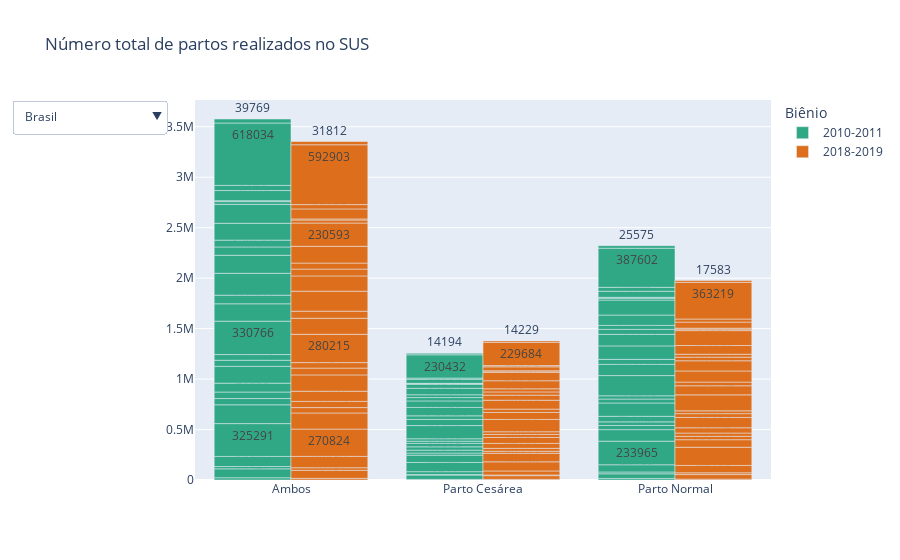

The notebook cell this image was saved under:
### Markdown cell above
### UF

### Code cell
df_uf = add_total(select_and_group(df_proc_bienio, df_locs, cols_proc, loc='nome_uf'))
fig_uf = fig_count_partos(df_uf)
fig_uf.show()

### Figure 1 — Plotly figure (JSON) as saved in the notebook; plotly's stock layout.template omitted (floating-point values rounded to 4 significant figures; data arrays with more than 128 entries replaced by an {"elided": "..."} marker saying what was removed)
{"data": [{"marker": {"color": "#31A885"}, "name": "2010-2011", "text": [22342, 6267, 16075, 88380, 43062, 45318, 22905, 4716, 18189, 99961, 28630, 71331, 325291, 91326, 233965, 186380, 72178, 114202, 61923, 20920, 41003, 64477, 28427, 36050, 87912, 33194, 54718, 166273, 34070, 132203, 60738, 21613, 39125, 56567, 24308, 32259, 330766, 130590, 200176, 172131, 61084, 111047, 85218, 35500, 49718, 216873, 83250, 133623, 178644, 64582, 114062, 82420, 33079, 49341, 67605, 27924, 39681, 166710, 64228, 102482, 187650, 39323, 148327, 27414, 9382, 18032, 9276, 332, 8944, 100636, 40784, 59852, 50836, 11379, 39457, 618034, 230432, 387602, 39769, 14194, 25575], "textposition": "auto", "type": "bar", "x": ["Ambos", "Parto Cesárea", "Parto Normal", "Ambos", "Parto Cesárea", "Parto Normal", "Ambos", "Parto Cesárea", "Parto Normal", "Ambos", "Parto Cesárea", "Parto Normal", "Ambos", "Parto Cesárea", "Parto Normal", "Ambos", "Parto Cesárea", "Parto Normal", "Ambos", "Parto Cesárea", "Parto Normal", "Ambos", "Parto Cesárea", "Parto Normal", "Ambos", "Parto Cesárea", "Parto Normal", "Ambos", "Parto Cesárea", "Parto Normal", "Ambos", "Parto Cesárea", "Parto Normal", "Ambos", "Parto Cesárea", "Parto Normal", "Ambos", "Parto Cesárea", "Parto Normal", "Ambos", "Parto Cesárea", "Parto Normal", "Ambos", "Parto Cesárea", "Parto Normal", "Ambos", "Parto Cesárea", "Parto Normal", "Ambos", "Parto Cesárea", "Parto Normal", "Ambos", "Parto Cesárea", "Parto Normal", "Ambos", "Parto Cesárea", "Parto Normal", "Ambos", "Parto Cesárea", "Parto Normal", "Ambos", "Parto Cesárea", "Parto Normal", "Ambos", "Parto Cesárea", "Parto Normal", "Ambos", "Parto Cesárea", "Parto Normal", "Ambos", "Parto Cesárea", "Parto Normal", "Ambos", "Parto Cesárea", "Parto Normal", "Ambos", "Parto Cesárea", "Parto Normal", "Ambos", "Parto Cesárea", "Parto Normal"], "y": [22342, 6267, 16075, 88380, 43062, 45318, 22905, 4716, 18189, 99961, 28630, 71331, 325291, 91326, 233965, 186380, 72178, 114202, 61923, 20920, 41003, 64477, 28427, 36050, 87912, 33194, 54718, 166273, 34070, 132203, 60738, 21613, 39125, 56567, 24308, 32259, 330766, 130590, 200176, 172131, 61084, 111047, 85218, 35500, 49718, 216873, 83250, 133623, 178644, 64582, 114062, 82420, 33079, 49341, 67605, 27924, 39681, 166710, 64228, 102482, 187650, 39323, 148327, 27414, 9382, 18032, 9276, 332, 8944, 100636, 40784, 59852, 50836, 11379, 39457, 618034, 230432, 387602, 39769, 14194, 25575]}, {"marker": {"color": "#DD6F1C"}, "name": "2018-2019", "text": [16191, 7029, 9162, 80149, 35599, 44550, 25285, 7879, 17406, 112215, 39183, 73032, 270824, 90353, 180471, 159458, 84752, 74706, 53514, 20059, 33455, 61301, 28897, 32404, 100650, 48433, 52217, 161614, 59297, 102317, 67660, 29821, 37839, 54457, 26658, 27799, 280215, 122021, 158194, 159239, 69141, 90098, 69823, 33203, 36620, 198262, 87879, 110383, 151410, 50640, 100770, 67853, 32156, 35697, 59410, 30478, 28932, 166245, 79867, 86378, 230593, 82583, 148010, 29826, 15060, 14766, 10892, 1564, 9328, 99149, 38964, 60185, 42863, 12278, 30585, 592903, 229684, 363219, 31812, 14229, 17583], "textposition": "auto", "type": "bar", "x": ["Ambos", "Parto Cesárea", "Parto Normal", "Ambos", "Parto Cesárea", "Parto Normal", "Ambos", "Parto Cesárea", "Parto Normal", "Ambos", "Parto Cesárea", "Parto Normal", "Ambos", "Parto Cesárea", "Parto Normal", "Ambos", "Parto Cesárea", "Parto Normal", "Ambos", "Parto Cesárea", "Parto Normal", "Ambos", "Parto Cesárea", "Parto Normal", "Ambos", "Parto Cesárea", "Parto Normal", "Ambos", "Parto Cesárea", "Parto Normal", "Ambos", "Parto Cesárea", "Parto Normal", "Ambos", "Parto Cesárea", "Parto Normal", "Ambos", "Parto Cesárea", "Parto Normal", "Ambos", "Parto Cesárea", "Parto Normal", "Ambos", "Parto Cesárea", "Parto Normal", "Ambos", "Parto Cesárea", "Parto Normal", "Ambos", "Parto Cesárea", "Parto Normal", "Ambos", "Parto Cesárea", "Parto Normal", "Ambos", "Parto Cesárea", "Parto Normal", "Ambos", "Parto Cesárea", "Parto Normal", "Ambos", "Parto Cesárea", "Parto Normal", "Ambos", "Parto Cesárea", "Parto Normal", "Ambos", "Parto Cesárea", "Parto Normal", "Ambos", "Parto Cesárea", "Parto Normal", "Ambos", "Parto Cesárea", "Parto Normal", "Ambos", "Parto Cesárea", "Parto Normal", "Ambos", "Parto Cesárea", "Parto Normal"], "y": [16191, 7029, 9162, 80149, 35599, 44550, 25285, 7879, 17406, 112215, 39183, 73032, 270824, 90353, 180471, 159458, 84752, 74706, 53514, 20059, 33455, 61301, 28897, 32404, 100650, 48433, 52217, 161614, 59297, 102317, 67660, 29821, 37839, 54457, 26658, 27799, 280215, 122021, 158194, 159239, 69141, 90098, 69823, 33203, 36620, 198262, 87879, 110383, 151410, 50640, 100770, 67853, 32156, 35697, 59410, 30478, 28932, 166245, 79867, 86378, 230593, 82583, 148010, 29826, 15060, 14766, 10892, 1564, 9328, 99149, 38964, 60185, 42863, 12278, 30585, 592903, 229684, 363219, 31812, 14229, 17583]}], "layout": {"legend": {"title": {"text": "Biênio"}}, "title": {"text": "Número total de partos realizados no SUS"}, "updatemenus": [{"buttons": [{"args": [{"y": {"elided": "2x81 int values"}}], "label": "Brasil", "method": "update"}, {"args": [{"y": [[22342, 6267, 16075], [16191, 7029, 9162]]}], "label": "Acre", "method": "update"}, {"args": [{"y": [[88380, 43062, 45318], [80149, 35599, 44550]]}], "label": "Alagoas", "method": "update"}, {"args": [{"y": [[22905, 4716, 18189], [25285, 7879, 17406]]}], "label": "Amapá", "method": "update"}, {"args": [{"y": [[99961, 28630, 71331], [112215, 39183, 73032]]}], "label": "Amazonas", "method": "update"}, {"args": [{"y": [[325291, 91326, 233965], [270824, 90353, 180471]]}], "label": "Bahia", "method": "update"}, {"args": [{"y": [[186380, 72178, 114202], [159458, 84752, 74706]]}], "label": "Ceará", "method": "update"}, {"args": [{"y": [[61923, 20920, 41003], [53514, 20059, 33455]]}], "label": "Distrito Federal", "method": "update"}, {"args": [{"y": [[64477, 28427, 36050], [61301, 28897, 32404]]}], "label": "Espírito Santo", "method": "update"}, {"args": [{"y": [[87912, 33194, 54718], [100650, 48433, 52217]]}], "label": "Goiás", "method": "update"}, {"args": [{"y": [[166273, 34070, 132203], [161614, 59297, 102317]]}], "label": "Maranhão", "method": "update"}, {"args": [{"y": [[60738, 21613, 39125], [67660, 29821, 37839]]}], "label": "Mato Grosso", "method": "update"}, {"args": [{"y": [[56567, 24308, 32259], [54457, 26658, 27799]]}], "label": "Mato Grosso do Sul", "method": "update"}, {"args": [{"y": [[330766, 130590, 200176], [280215, 122021, 158194]]}], "label": "Minas Gerais", "method": "update"}, {"args": [{"y": [[172131, 61084, 111047], [159239, 69141, 90098]]}], "label": "Paraná", "method": "update"}, {"args": [{"y": [[85218, 35500, 49718], [69823, 33203, 36620]]}], "label": "Paraíba", "method": "update"}, {"args": [{"y": [[216873, 83250, 133623], [198262, 87879, 110383]]}], "label": "Pará", "method": "update"}, {"args": [{"y": [[178644, 64582, 114062], [151410, 50640, 100770]]}], "label": "Pernambuco", "method": "update"}, {"args": [{"y": [[82420, 33079, 49341], [67853, 32156, 35697]]}], "label": "Piauí", "method": "update"}, {"args": [{"y": [[67605, 27924, 39681], [59410, 30478, 28932]]}], "label": "Rio Grande do Norte", "method": "update"}, {"args": [{"y": [[166710, 64228, 102482], [166245, 79867, 86378]]}], "label": "Rio Grande do Sul", "method": "update"}, {"args": [{"y": [[187650, 39323, 148327], [230593, 82583, 148010]]}], "label": "Rio de Janeiro", "method": "update"}, {"args": [{"y": [[27414, 9382, 18032], [29826, 15060, 14766]]}], "label": "Rondônia", "method": "update"}, {"args": [{"y": [[9276, 332, 8944], [10892, 1564, 9328]]}], "label": "Roraima", "method": "update"}, {"args": [{"y": [[100636, 40784, 59852], [99149, 38964, 60185]]}], "label": "Santa Catarina", "method": "update"}, {"args": [{"y": [[50836, 11379, 39457], [42863, 12278, 30585]]}], "label": "Sergipe", "method": "update"}, {"args": [{"y": [[618034, 230432, 387602], [592903, 229684, 363219]]}], "label": "São Paulo", "method": "update"}, {"args": [{"y": [[39769, 14194, 25575], [31812, 14229, 17583]]}], "label": "Tocantins", "method": "update"}], "direction": "down", "showactive": true}]}}
